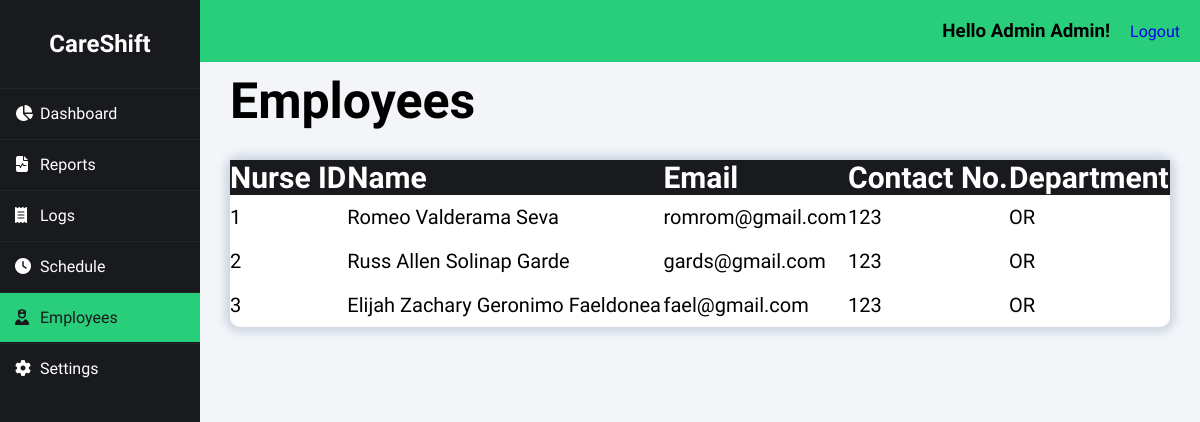
The page /index.php?page=employees (signed in) on the database as committed earlier.
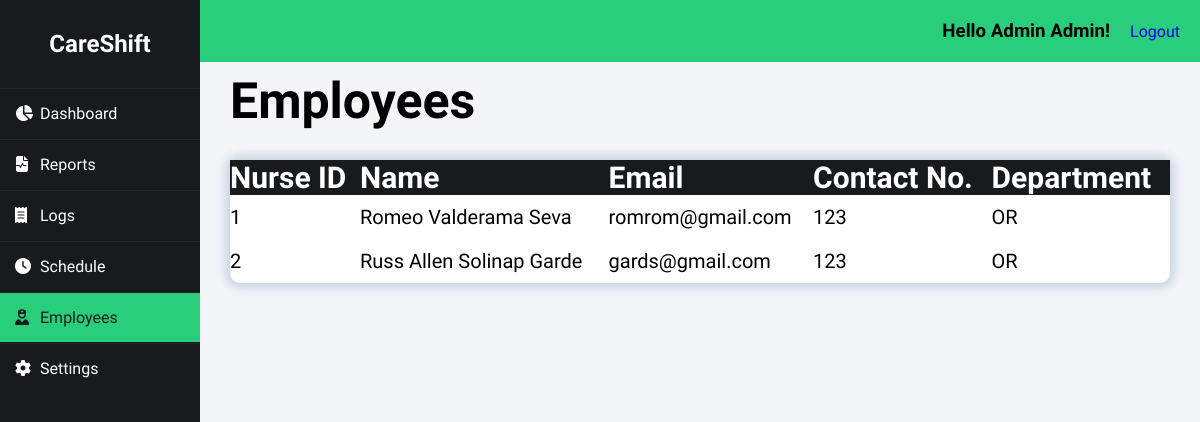
The same page on the database as committed later.
### tables this page shows
CREATE TABLE `employee` (
  `emp_id` int(50) NOT NULL auto_increment, 
  `emp_password` varchar(32) NOT NULL,
  `emp_fname` varchar(50) NOT NULL,
  `emp_mname` varchar(50) NOT NULL,
  `emp_lname` varchar(50) NOT NULL,
  `emp_email` varchar(50) NOT NULL,
  `emp_contact` bigint(20) NOT NULL,
  `emp_department` varchar(255) NOT NULL,
  PRIMARY KEY  (`emp_id`)
);

### class/class.employee.php (called while the page is built, shortened)
<?php
class Employee{
	private $DB_SERVER='localhost';
	private $DB_USERNAME='root';
	private $DB_PASSWORD='';
	private $DB_DATABASE='db_careshift';
	private $conn;
	public function __construct(){
		$this->conn = new PDO("mysql:host=".$this->DB_SERVER.";dbname=".$this->DB_DATABASE,$this->DB_USERNAME,$this->DB_PASSWORD);
	}
	public function list_employees(){
		$sql="SELECT * FROM employee";
		$q = $this->conn->query($sql) or die("failed!");
		while($r = $q->fetch(PDO::FETCH_ASSOC)){
		$data[]=$r;
		}
		if(empty($data)){
		   return false;
		}else{
			return $data;
		}
	}
}
?>

### employees-module/index.php (the view, shortened to what this page needs)
<h1>Employees</h1>
<div class="content_wrapper">
<table id="tablerecords">
    <thead>
        <tr>
            <th>Nurse ID</th>
            <th>Name</th>
            <th>Email</th>
            <th>Contact No.</th>
            <th>Department</th>
        </tr>
    </thead>
    <?php
			if($employee->list_employees() != false){
				foreach($employee->list_employees() as $value){
   					extract($value);
					?>
					<tbody>
      					<tr>
        					<td><?php echo $emp_id;?></td>
							<td><?php echo $emp_fname.' '.$emp_mname.' '.$emp_lname;?></td>
        					<td><?php echo $emp_email;?></a></td>
							<td><?php echo $emp_contact;?></td>
							<td><?php echo $emp_department;?></td>
						</tr>
					</tbody>
					<?php
				}
			}
			?>
</table>
</div>

Rows that differ between the two databases and show on the page:
removed employee: emp_id "3", emp_fname "Elijah Zachary", emp_mname "Geronimo", emp_lname "Faeldonea", emp_email "fael@gmail.com", emp_contact "123", emp_department "OR"
